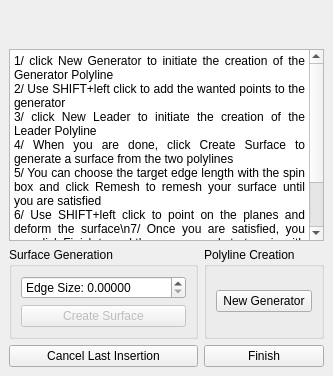
<?xml version="1.0" encoding="UTF-8"?>
<ui version="4.0">
 <class>Create_surface</class>
 <widget class="QDockWidget" name="Create_surface">
  <property name="windowTitle">
   <string>Create and Deform Surface</string>
  </property>
  <widget class="QWidget" name="dockWidgetContents">
   <layout class="QVBoxLayout" name="verticalLayout">
    <item>
     <spacer name="verticalSpacer">
      <property name="orientation">
       <enum>Qt::Vertical</enum>
      </property>
      <property name="sizeHint" stdset="0">
       <size>
        <width>20</width>
        <height>40</height>
       </size>
      </property>
     </spacer>
    </item>
    <item>
     <widget class="QTextBrowser" name="textBrowser">
      <property name="autoFormatting">
       <set>QTextEdit::AutoAll</set>
      </property>
      <property name="html">
       <string>&lt;!DOCTYPE HTML PUBLIC &quot;-//W3C//DTD HTML 4.0//EN&quot; &quot;http://www.w3.org/TR/REC-html40/strict.dtd&quot;&gt;
&lt;html&gt;&lt;head&gt;&lt;meta name=&quot;qrichtext&quot; content=&quot;1&quot; /&gt;&lt;style type=&quot;text/css&quot;&gt;
p, li { white-space: pre-wrap; }
&lt;/style&gt;&lt;/head&gt;&lt;body style=&quot; font-family:'Sans Serif'; font-size:9pt; font-weight:400; font-style:normal;&quot;&gt;
&lt;p align=&quot;justify&quot; style=&quot; margin-top:0px; margin-bottom:0px; margin-left:0px; margin-right:0px; -qt-block-indent:0; text-indent:0px;&quot;&gt;1/ click New Generator to initiate the creation of the Generator Polyline&lt;/p&gt;
&lt;p align=&quot;justify&quot; style=&quot; margin-top:0px; margin-bottom:0px; margin-left:0px; margin-right:0px; -qt-block-indent:0; text-indent:0px;&quot;&gt;2/ Use SHIFT+left click to add the wanted points to the generator&lt;/p&gt;
&lt;p align=&quot;justify&quot; style=&quot; margin-top:0px; margin-bottom:0px; margin-left:0px; margin-right:0px; -qt-block-indent:0; text-indent:0px;&quot;&gt;3/ click New Leader to initiate the creation of the Leader Polyline&lt;/p&gt;
&lt;p align=&quot;justify&quot; style=&quot; margin-top:0px; margin-bottom:0px; margin-left:0px; margin-right:0px; -qt-block-indent:0; text-indent:0px;&quot;&gt;4/ When you are done, click Create Surface to generate a surface from the two polylines&lt;/p&gt;
&lt;p align=&quot;justify&quot; style=&quot; margin-top:0px; margin-bottom:0px; margin-left:0px; margin-right:0px; -qt-block-indent:0; text-indent:0px;&quot;&gt;5/ You can choose the target edge length with the spin box and click Remesh to remesh your surface until you are satisfied&lt;/p&gt;
&lt;p align=&quot;justify&quot; style=&quot; margin-top:0px; margin-bottom:0px; margin-left:0px; margin-right:0px; -qt-block-indent:0; text-indent:0px;&quot;&gt;6/ Use SHIFT+left click to point on the planes and deform the surface\n7/ Once you are satisfied, you can click Finish to end the process and start again with a new surface.&lt;/p&gt;
&lt;p align=&quot;justify&quot; style=&quot;-qt-paragraph-type:empty; margin-top:0px; margin-bottom:0px; margin-left:0px; margin-right:0px; -qt-block-indent:0; text-indent:0px;&quot;&gt;&lt;br /&gt;&lt;/p&gt;
&lt;p align=&quot;justify&quot; style=&quot; margin-top:0px; margin-bottom:0px; margin-left:0px; margin-right:0px; -qt-block-indent:0; text-indent:0px;&quot;&gt;  Tip: You can use Cancel Last Insertion to remove the last picked point from the current Polyline&lt;/p&gt;&lt;/body&gt;&lt;/html&gt;</string>
      </property>
      <property name="textInteractionFlags">
       <set>Qt::NoTextInteraction</set>
      </property>
     </widget>
    </item>
    <item>
     <layout class="QGridLayout" name="gridLayout">
      <item row="2" column="0">
       <widget class="QGroupBox" name="groupBox_2">
        <property name="title">
         <string>Surface Generation</string>
        </property>
        <layout class="QHBoxLayout" name="horizontalLayout_3">
         <item>
          <layout class="QVBoxLayout" name="verticalLayout_4">
           <item>
            <layout class="QHBoxLayout" name="horizontalLayout_5" stretch="0">
             <item>
              <widget class="QDoubleSpinBox" name="edgeSpinBox">
               <property name="prefix">
                <string>Edge Size: </string>
               </property>
               <property name="decimals">
                <number>5</number>
               </property>
               <property name="maximum">
                <double>9999999.000000000000000</double>
               </property>
              </widget>
             </item>
            </layout>
           </item>
           <item>
            <widget class="QPushButton" name="createSurfaceButton">
             <property name="enabled">
              <bool>false</bool>
             </property>
             <property name="text">
              <string>Create Surface</string>
             </property>
            </widget>
           </item>
          </layout>
         </item>
        </layout>
       </widget>
      </item>
      <item row="2" column="2">
       <widget class="QGroupBox" name="groupBox_3">
        <property name="title">
         <string>Polyline Creation</string>
        </property>
        <layout class="QHBoxLayout" name="horizontalLayout_2">
         <item>
          <layout class="QVBoxLayout" name="verticalLayout_5">
           <item>
            <widget class="QPushButton" name="newPolylineButton">
             <property name="text">
              <string>New Generator</string>
             </property>
            </widget>
           </item>
          </layout>
         </item>
        </layout>
       </widget>
      </item>
      <item row="3" column="2">
       <widget class="QPushButton" name="finishButton">
        <property name="text">
         <string>Finish</string>
        </property>
       </widget>
      </item>
      <item row="3" column="0">
       <widget class="QPushButton" name="cancelButton">
        <property name="text">
         <string>Cancel Last Insertion</string>
        </property>
       </widget>
      </item>
     </layout>
    </item>
   </layout>
  </widget>
 </widget>
 <resources/>
 <connections/>
</ui>
